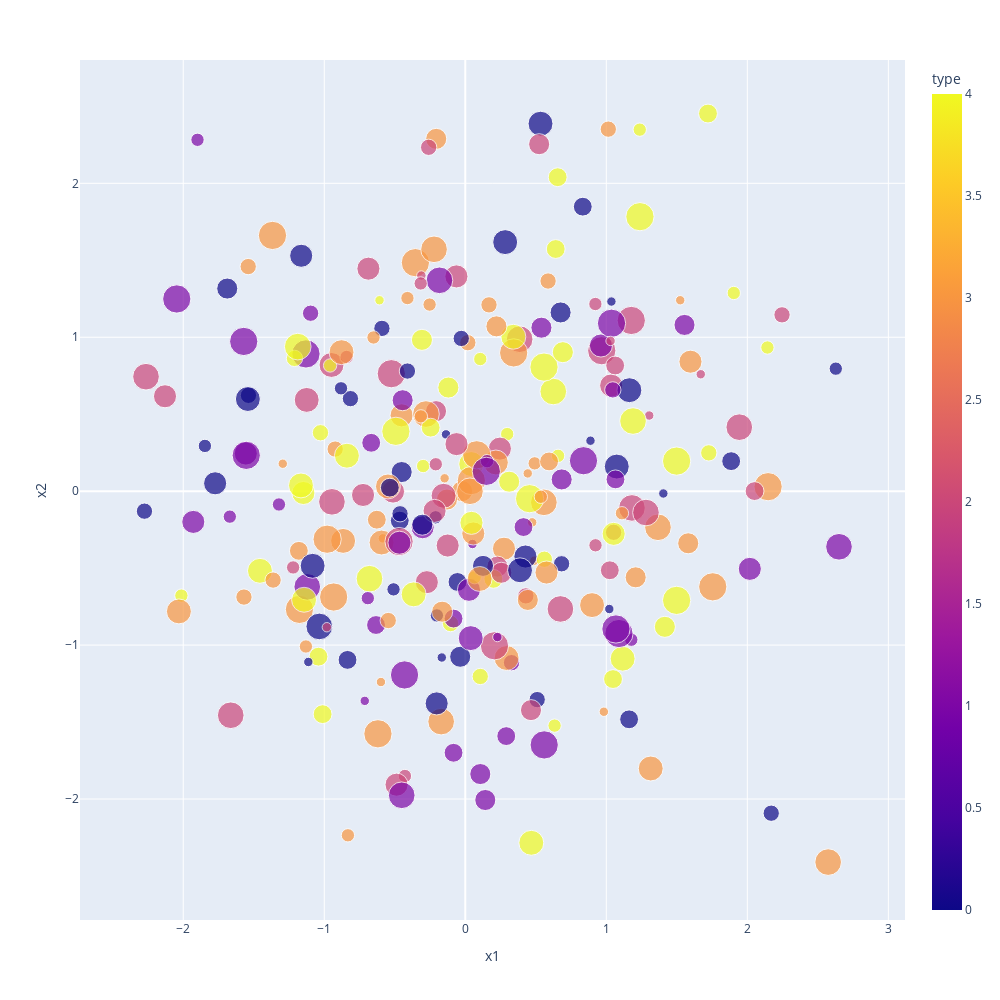

The notebook cell this image was saved under:
### Code cell
px.scatter(x, x="x1", y="x2", size="size", color="type",
                 width=1000, height=1000)

### Figure 1 — Plotly figure (JSON) as saved in the notebook; plotly's stock layout.template omitted (floating-point values rounded to 4 significant figures; data arrays with more than 128 entries replaced by an {"elided": "..."} marker saying what was removed)
{"data": [{"hoverlabel": {"namelength": 0}, "hovertemplate": "x1=%{x}<br>x2=%{y}<br>size=%{marker.size}<br>type=%{marker.color}", "legendgroup": "", "marker": {"color": {"elided": "300 int values"}, "coloraxis": "coloraxis", "size": {"elided": "300 int values"}, "sizemode": "area", "sizeref": 0.0225, "symbol": "circle"}, "mode": "markers", "name": "", "showlegend": false, "type": "scatter", "x": {"elided": "300 float values"}, "xaxis": "x", "y": {"elided": "300 float values"}, "yaxis": "y"}], "layout": {"coloraxis": {"colorbar": {"title": {"text": "type"}}, "colorscale": [[0, "#0d0887"], [0.1111, "#46039f"], [0.2222, "#7201a8"], [0.3333, "#9c179e"], [0.4444, "#bd3786"], [0.5556, "#d8576b"], [0.6667, "#ed7953"], [0.7778, "#fb9f3a"], [0.8889, "#fdca26"], [1, "#f0f921"]]}, "height": 1000, "legend": {"itemsizing": "constant", "tracegroupgap": 0}, "margin": {"t": 60}, "width": 1000, "xaxis": {"anchor": "y", "domain": [0, 1], "title": {"text": "x1"}}, "yaxis": {"anchor": "x", "domain": [0, 1], "title": {"text": "x2"}}}}
